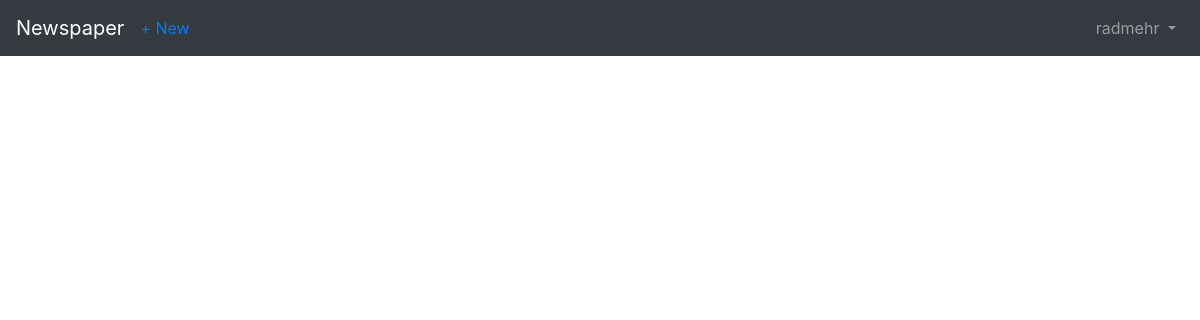
The page /articles/ (signed in) on the database as committed earlier.
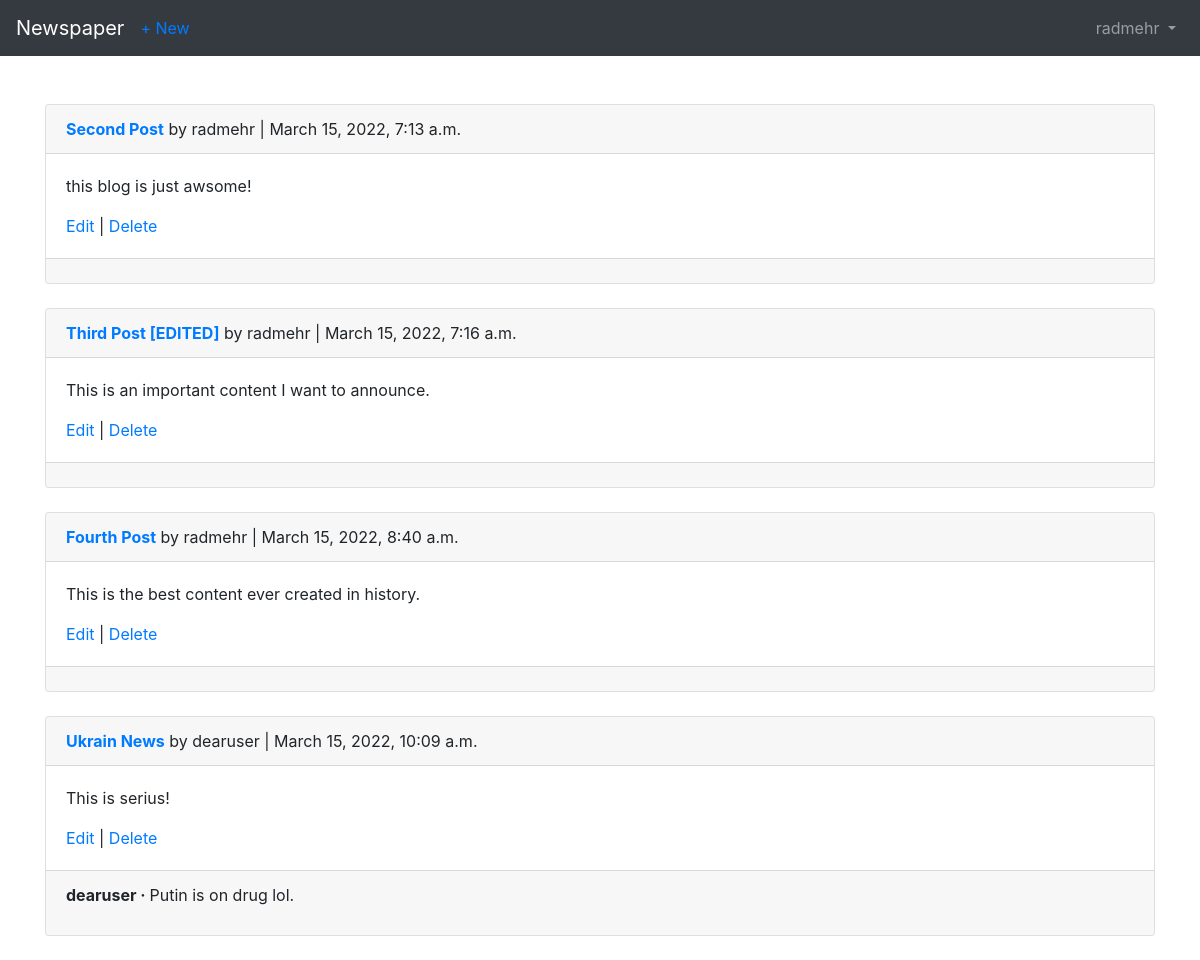
The same page on the database as committed later.
### accounts/models.py (models this page shows)
class CustomUser(AbstractUser):
    age = models.PositiveIntegerField(null=True, blank=True)

### articles/models.py (models this page shows, shortened)
class Article(models.Model):
    title = models.CharField(max_length=255)
    body = models.TextField()
    date = models.DateTimeField(auto_now_add=True)
    author = models.ForeignKey(
        get_user_model(),
        on_delete=models.CASCADE
    )

class Comment(models.Model):
    article = models.ForeignKey(
        Article,
        on_delete=models.CASCADE,
        related_name='comments'
    )
    comment = models.CharField(max_length=255)
    author = models.ForeignKey(
        get_user_model(),
        on_delete=models.CASCADE
    )

### articles/views.py (the view)
# urls.py: path('', views.ArticleListView.as_view(), name='list-article'),
class ArticleListView(LoginRequiredMixin, ListView):
    template_name = 'articles/article_list.html'
    model = Article
    context_object_name = 'articles'

### articles/templates/articles/article_list.html (shortened to what this page needs)
{% extends "base.html" %}
{% block content %}
    <div class="mt-5">
        {% for article in articles %}
            <div class="card">
                <div class="card-header">
                    <span class="font-weight-bold"><a href="{% url 'single-article' article.pk %}">{{ article.title }}</a></span>
                    <span class="test-muted">by {{ article.author }} | {{ article.date }}</span>
                </div>
                <div class="card-body">
                    <p>{{ article.body }}</p>
                    <a href="{% url 'edit-article' article.pk %}">Edit</a> |
                    <a href="{% url 'delete-article' article.pk %}">Delete</a>
                </div>
                <div class="card-footer">
                    {% for comment in article.comments.all %}
                        <p>
                            <span class="font-weight-bold">
                                {{ comment.author }} &middot;
                            </span>
                            {{ comment.comment }}
                        </p>
                    {% endfor %}
                </div>
            </div>
            <br>
        {% endfor %}
    </div>
{% endblock %}

### templates/base.html (shortened to what this page needs)
<!DOCTYPE html>
<html lang="en">
<head>
    <link rel="stylesheet" href="https://cdn.jsdelivr.net/npm/bootstrap@4.5.3/dist/css/bootstrap.min.css">
</head>
<body>
    <nav class="navbar navbar-expand-lg navbar-dark bg-dark">
        <a class="navbar-brand" href="{% url 'home' %}">Newspaper</a>
        {% if user.is_authenticated %}
            <ul class="navbar-nav mr-auto">
                <li class="nav-item">
                    <a href="{% url 'add-article' %}">+ New</a>
                </li>
            </ul>
        {% endif %}
        <div class="collapse navbar-collapse" id="navbarSupportedContent">
            {% if user.is_authenticated %}
                <ul class="navbar-nav ml-auto">
                    <li class="nav-item">
                        <a class="nav-link dropdown-toggle" href="#"
                        id="navbarDropdown" role="button" data-toggle="dropdown"
                        aria-haspopup="true" aria-expanded="false">
                            {{ user.username }}
                        </a>
                    </li>
                </ul>
            {% endif %}
        </div>
    </nav>
    <main>
        <div class="container">
            {% block content %}
            {% endblock content %}
        </div>
    </main>
</body>
</html>

Rows that differ between the two databases and show on the page:
added Article: title "Second Post", author "radmehr", date "March 15, 2022, 7:13 a.m.", body "this blog is just awsome!"
added Article: title "Third Post [EDITED]", author "radmehr", date "March 15, 2022, 7:16 a.m.", body "This is an important content I want to announce."
added Article: title "Fourth Post", author "radmehr", date "March 15, 2022, 8:40 a.m.", body "This is the best content ever created in history."
added Article: title "Ukrain News", author "dearuser", date "March 15, 2022, 10:09 a.m.", body "This is serius!"
added Comment: author "dearuser", comment "Putin is on drug lol."
